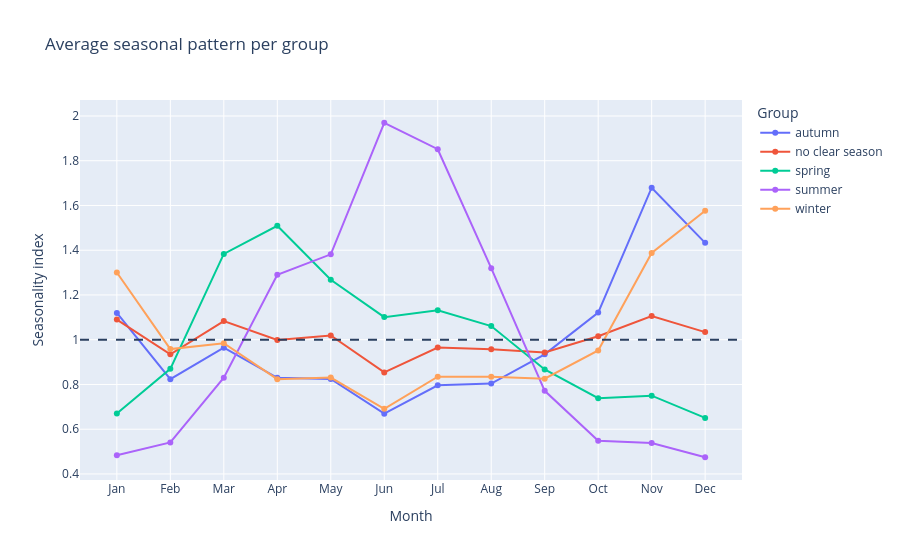

Source (notebook cell):
### Markdown cell above
#### 2.5 Seasonal patterns: average shape of each season group (Q2 / Q4)
1.0 = an average month for the category.

### Code cell
# Average seasonality index per season group and month
season_shape = (monthly_long.groupby(["peak_season", "month", "month_name"], as_index=False)["index"]
                .mean())

fig = px.line(season_shape, x="month_name", y="index", color="peak_season", markers=True,
              title="Average seasonal pattern per group",
              labels={"month_name": "Month", "index": "Seasonality index", "peak_season": "Group"})
fig.add_hline(y=1, line_dash="dash")
fig.show()

### Figure 1 — Plotly figure (JSON) as saved in the notebook; plotly's stock layout.template omitted (floating-point values rounded to 4 significant figures)
{"data": [{"hovertemplate": "Group=autumn<br>Month=%{x}<br>Seasonality index=%{y}<extra></extra>", "legendgroup": "autumn", "line": {"color": "#636efa", "dash": "solid"}, "marker": {"symbol": "circle"}, "mode": "lines+markers", "name": "autumn", "orientation": "v", "showlegend": true, "type": "scatter", "x": ["Jan", "Feb", "Mar", "Apr", "May", "Jun", "Jul", "Aug", "Sep", "Oct", "Nov", "Dec"], "xaxis": "x", "y": [1.12, 0.8235, 0.9643, 0.83, 0.8247, 0.6696, 0.7962, 0.804, 0.9345, 1.121, 1.679, 1.433], "yaxis": "y"}, {"hovertemplate": "Group=no clear season<br>Month=%{x}<br>Seasonality index=%{y}<extra></extra>", "legendgroup": "no clear season", "line": {"color": "#EF553B", "dash": "solid"}, "marker": {"symbol": "circle"}, "mode": "lines+markers", "name": "no clear season", "orientation": "v", "showlegend": true, "type": "scatter", "x": ["Jan", "Feb", "Mar", "Apr", "May", "Jun", "Jul", "Aug", "Sep", "Oct", "Nov", "Dec"], "xaxis": "x", "y": [1.09, 0.9346, 1.084, 0.9987, 1.019, 0.8538, 0.965, 0.9577, 0.9428, 1.015, 1.106, 1.034], "yaxis": "y"}, {"hovertemplate": "Group=spring<br>Month=%{x}<br>Seasonality index=%{y}<extra></extra>", "legendgroup": "spring", "line": {"color": "#00cc96", "dash": "solid"}, "marker": {"symbol": "circle"}, "mode": "lines+markers", "name": "spring", "orientation": "v", "showlegend": true, "type": "scatter", "x": ["Jan", "Feb", "Mar", "Apr", "May", "Jun", "Jul", "Aug", "Sep", "Oct", "Nov", "Dec"], "xaxis": "x", "y": [0.6702, 0.8699, 1.383, 1.509, 1.268, 1.101, 1.131, 1.061, 0.867, 0.7388, 0.7499, 0.6504], "yaxis": "y"}, {"hovertemplate": "Group=summer<br>Month=%{x}<br>Seasonality index=%{y}<extra></extra>", "legendgroup": "summer", "line": {"color": "#ab63fa", "dash": "solid"}, "marker": {"symbol": "circle"}, "mode": "lines+markers", "name": "summer", "orientation": "v", "showlegend": true, "type": "scatter", "x": ["Jan", "Feb", "Mar", "Apr", "May", "Jun", "Jul", "Aug", "Sep", "Oct", "Nov", "Dec"], "xaxis": "x", "y": [0.4837, 0.541, 0.8299, 1.29, 1.382, 1.97, 1.851, 1.32, 0.7716, 0.5482, 0.5384, 0.4747], "yaxis": "y"}, {"hovertemplate": "Group=winter<br>Month=%{x}<br>Seasonality index=%{y}<extra></extra>", "legendgroup": "winter", "line": {"color": "#FFA15A", "dash": "solid"}, "marker": {"symbol": "circle"}, "mode": "lines+markers", "name": "winter", "orientation": "v", "showlegend": true, "type": "scatter", "x": ["Jan", "Feb", "Mar", "Apr", "May", "Jun", "Jul", "Aug", "Sep", "Oct", "Nov", "Dec"], "xaxis": "x", "y": [1.3, 0.9582, 0.9844, 0.8238, 0.8306, 0.6914, 0.8344, 0.8347, 0.826, 0.9518, 1.388, 1.577], "yaxis": "y"}], "layout": {"legend": {"title": {"text": "Group"}, "tracegroupgap": 0}, "shapes": [{"line": {"dash": "dash"}, "type": "line", "x0": 0, "x1": 1, "xref": "x domain", "y0": 1, "y1": 1, "yref": "y"}], "title": {"text": "Average seasonal pattern per group"}, "xaxis": {"anchor": "y", "domain": [0, 1], "title": {"text": "Month"}}, "yaxis": {"anchor": "x", "domain": [0, 1], "title": {"text": "Seasonality index"}}}}
